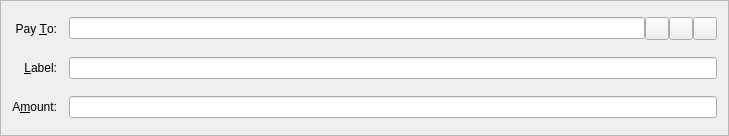
<?xml version="1.0" encoding="UTF-8"?>
<ui version="4.0">
 <class>SendCoinsEntry</class>
 <widget class="QFrame" name="SendCoinsEntry">
  <property name="geometry">
   <rect>
    <x>0</x>
    <y>0</y>
    <width>729</width>
    <height>136</height>
   </rect>
  </property>
  <property name="windowTitle">
   <string>Form</string>
  </property>
  <property name="frameShape">
   <enum>QFrame::StyledPanel</enum>
  </property>
  <property name="frameShadow">
   <enum>QFrame::Sunken</enum>
  </property>
  <layout class="QGridLayout" name="gridLayout">
   <property name="spacing">
    <number>12</number>
   </property>
   <item row="5" column="0">
    <widget class="QLabel" name="label">
     <property name="text">
      <string>A&amp;mount:</string>
     </property>
     <property name="alignment">
      <set>Qt::AlignRight|Qt::AlignTrailing|Qt::AlignVCenter</set>
     </property>
     <property name="buddy">
      <cstring>payAmount</cstring>
     </property>
    </widget>
   </item>
   <item row="3" column="0">
    <widget class="QLabel" name="label_2">
     <property name="text">
      <string>Pay &amp;To:</string>
     </property>
     <property name="alignment">
      <set>Qt::AlignRight|Qt::AlignTrailing|Qt::AlignVCenter</set>
     </property>
     <property name="buddy">
      <cstring>payTo</cstring>
     </property>
    </widget>
   </item>
   <item row="5" column="1">
    <widget class="BitcoinAmountField" name="payAmount"/>
   </item>
   <item row="4" column="1">
    <layout class="QHBoxLayout" name="horizontalLayout_2">
     <property name="spacing">
      <number>0</number>
     </property>
     <item>
      <widget class="QValidatedLineEdit" name="addAsLabel">
       <property name="enabled">
        <bool>true</bool>
       </property>
       <property name="toolTip">
        <string>Enter a label for this address to add it to your address book</string>
       </property>
      </widget>
     </item>
    </layout>
   </item>
   <item row="4" column="0">
    <widget class="QLabel" name="label_4">
     <property name="text">
      <string>&amp;Label:</string>
     </property>
     <property name="alignment">
      <set>Qt::AlignRight|Qt::AlignTrailing|Qt::AlignVCenter</set>
     </property>
     <property name="buddy">
      <cstring>addAsLabel</cstring>
     </property>
    </widget>
   </item>
   <item row="3" column="1">
    <layout class="QHBoxLayout" name="payToLayout">
     <property name="spacing">
      <number>0</number>
     </property>
     <item>
      <widget class="QValidatedLineEdit" name="payTo">
       <property name="toolTip">
        <string>The address to send the payment to  (e.g. XecoinfwYhBmGXcFP2Po1NpRUEiK8km2)</string>
       </property>
       <property name="maxLength">
        <number>34</number>
       </property>
      </widget>
     </item>
     <item>
      <widget class="QToolButton" name="addressBookButton">
       <property name="toolTip">
        <string>Choose address from address book</string>
       </property>
       <property name="text">
        <string/>
       </property>
       <property name="icon">
        <iconset resource="../bitcoin.qrc">
         <normaloff>:/icons/address-book</normaloff>:/icons/address-book</iconset>
       </property>
       <property name="shortcut">
        <string>Alt+A</string>
       </property>
      </widget>
     </item>
     <item>
      <widget class="QToolButton" name="pasteButton">
       <property name="toolTip">
        <string>Paste address from clipboard</string>
       </property>
       <property name="text">
        <string/>
       </property>
       <property name="icon">
        <iconset resource="../bitcoin.qrc">
         <normaloff>:/icons/editpaste</normaloff>:/icons/editpaste</iconset>
       </property>
       <property name="shortcut">
        <string>Alt+P</string>
       </property>
      </widget>
     </item>
     <item>
      <widget class="QToolButton" name="deleteButton">
       <property name="toolTip">
        <string>Remove this recipient</string>
       </property>
       <property name="text">
        <string/>
       </property>
       <property name="icon">
        <iconset resource="../bitcoin.qrc">
         <normaloff>:/icons/remove</normaloff>:/icons/remove</iconset>
       </property>
      </widget>
     </item>
    </layout>
   </item>
  </layout>
 </widget>
 <customwidgets>
  <customwidget>
   <class>QValidatedLineEdit</class>
   <extends>QLineEdit</extends>
   <header>qvalidatedlineedit.h</header>
  </customwidget>
  <customwidget>
   <class>BitcoinAmountField</class>
   <extends>QLineEdit</extends>
   <header>bitcoinamountfield.h</header>
   <container>1</container>
  </customwidget>
 </customwidgets>
 <resources>
  <include location="../bitcoin.qrc"/>
 </resources>
 <connections/>
</ui>
